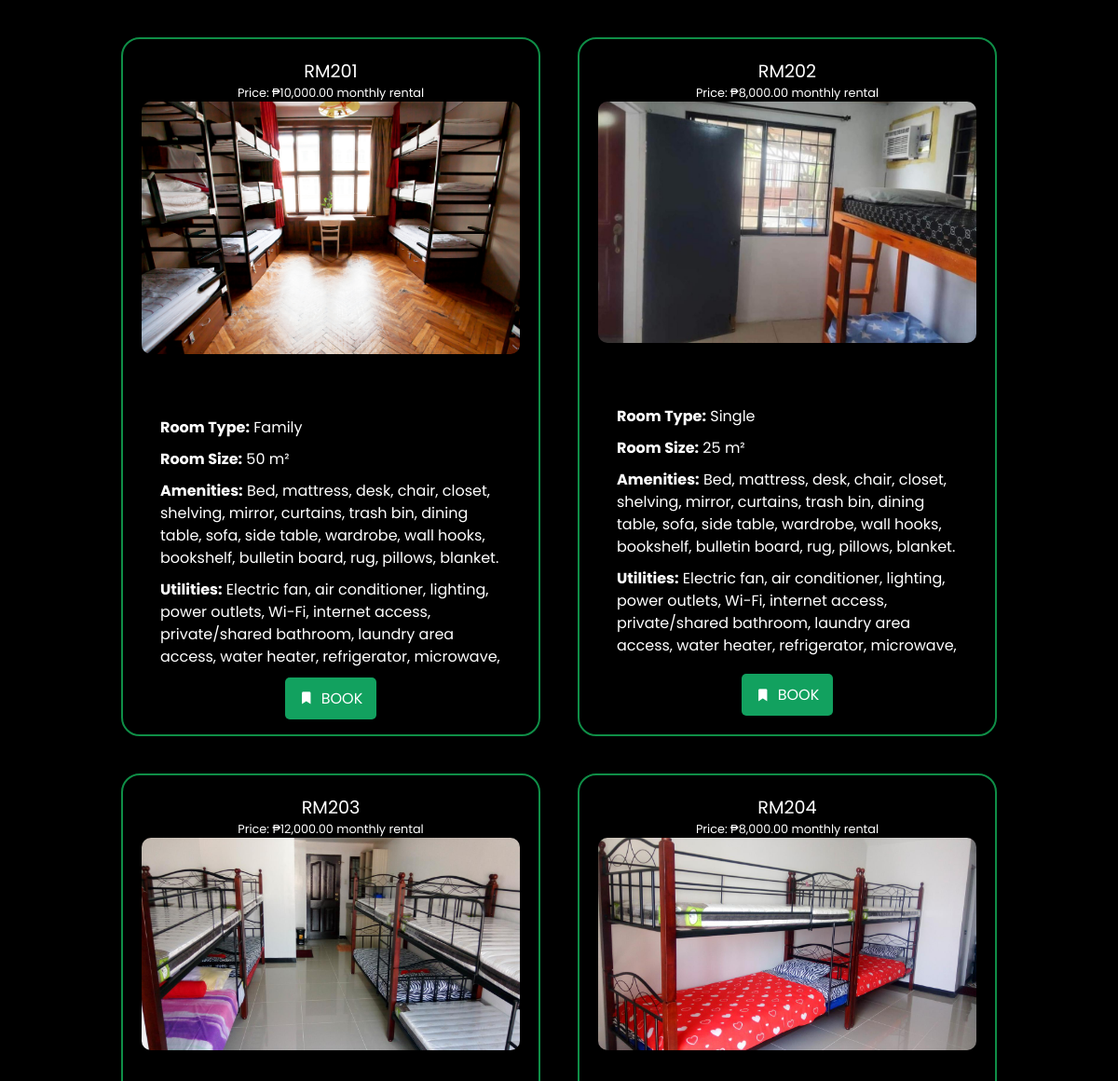
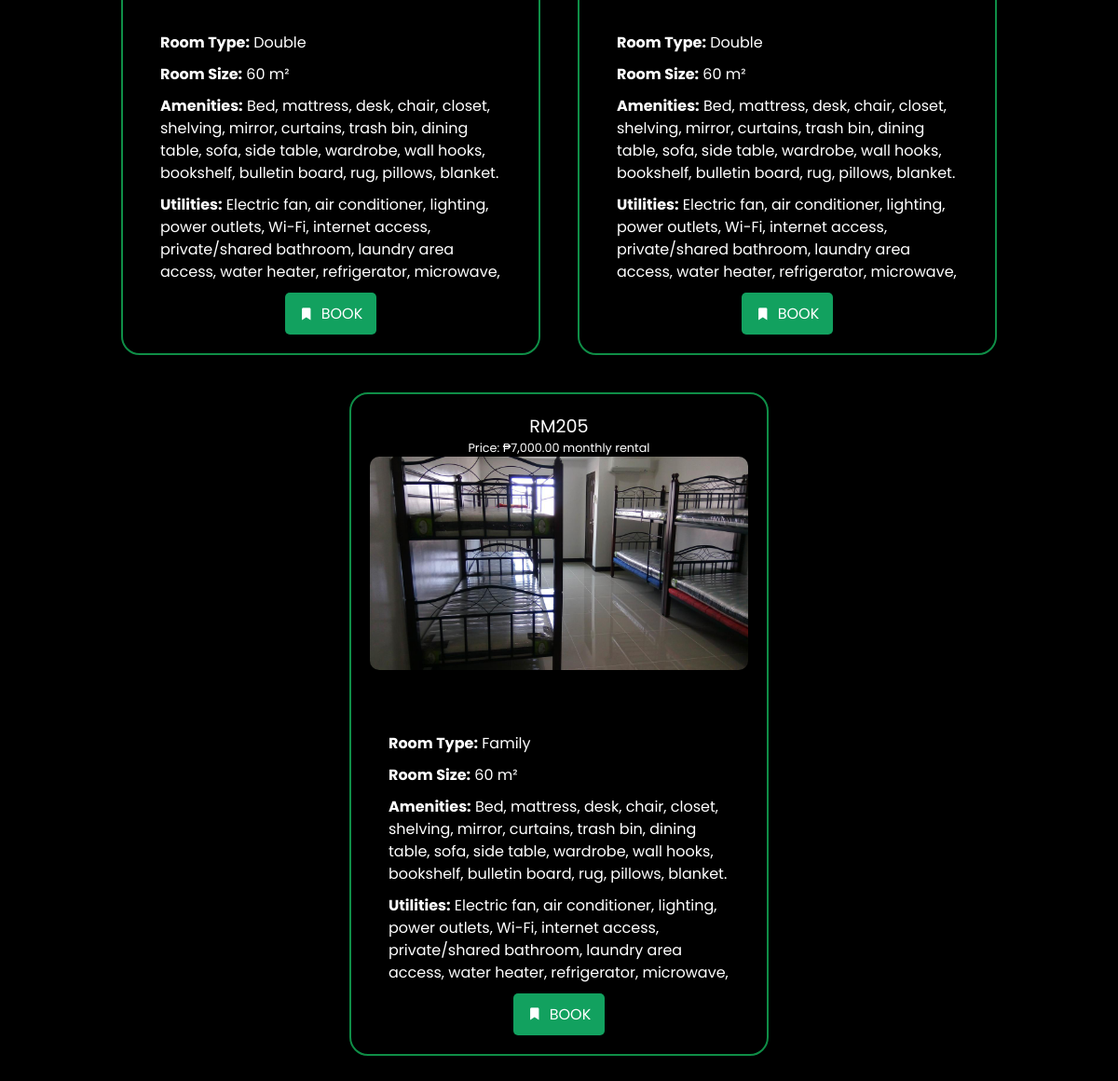
The page /ADVERTISEMENT/rooms.php on the database as committed earlier (2 pictures, top to bottom).
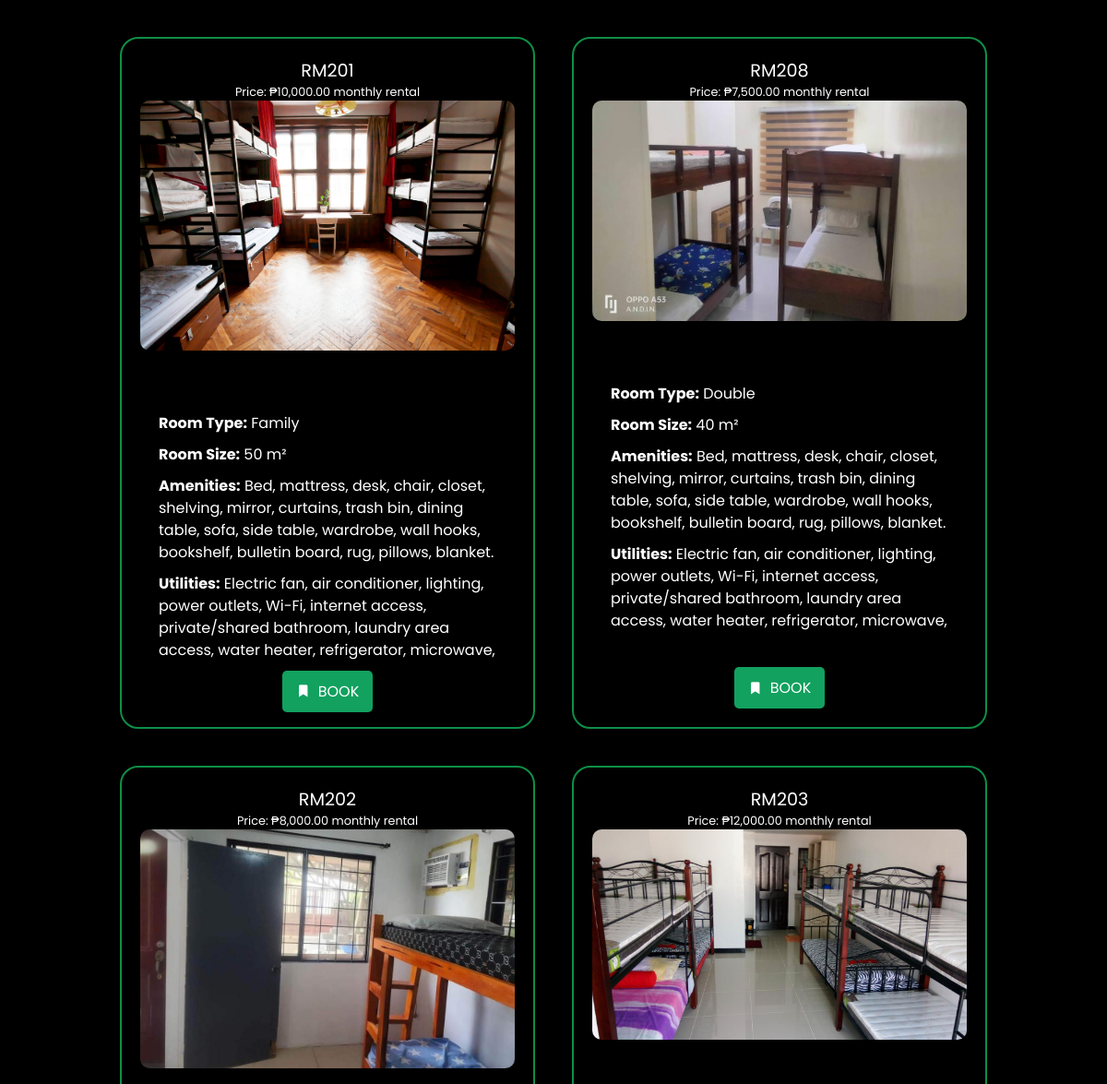
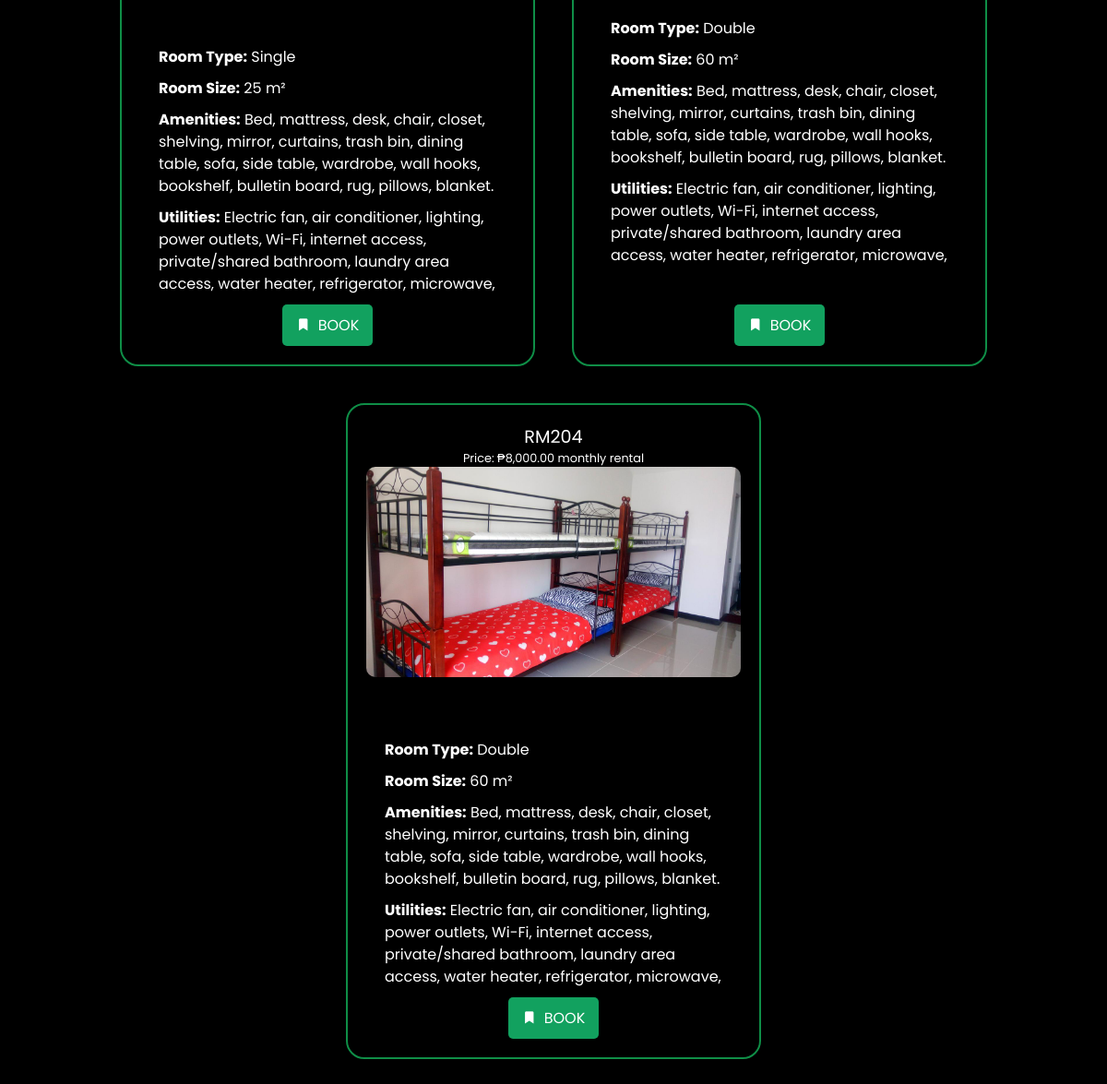
The same page on the database as committed later (2 pictures, top to bottom).
### tables this page shows
CREATE TABLE `room` (
  `room_id` int(20) NOT NULL,
  `room_image` varchar(200) NOT NULL,
  `room_number` varchar(20) NOT NULL,
  `room_type` varchar(20) NOT NULL,
  `room_size` int(100) NOT NULL,
  `room_aminities` text NOT NULL,
  `room_utilities` text NOT NULL,
  `rental_rates` decimal(50,2) NOT NULL,
  `room_payfre` varchar(50) NOT NULL DEFAULT 'Monthly',
  `room_deporate` decimal(50,2) NOT NULL,
  `room_status` varchar(50) NOT NULL
);

### ADVERTISEMENT/CLASESS/RoomFetcher.php (called while the page is built)
<?php
include_once '../DATABASE/dbConnector.php';
class RoomFetcher {
    public static function fetchRooms() {
        global $conn;
        $sql = "SELECT room_number, room_image, rental_rates FROM room WHERE room_status = 'available'";
        $result = $conn->query($sql);
        $rooms = [];
        if ($result->num_rows > 0) {
            while ($row = $result->fetch_assoc()) {
                $rooms[] = $row;
            }
        }
        return $rooms;
    }
    public static function fetchRoomDetails($roomNumber) {
        global $conn;
        $sql = "SELECT room_type, room_size, room_aminities, room_utilities, room_payfre, room_deporate FROM room WHERE room_number = ?";
        $stmt = $conn->prepare($sql);
        $stmt->bind_param("s", $roomNumber);
        $stmt->execute();
        $result = $stmt->get_result();
        if ($result->num_rows > 0) {
            return $result->fetch_assoc();
        }
        return [];
    }
}
?>

### ADVERTISEMENT/rooms.php (the view, shortened to what this page needs)
<?php
include_once '../DATABASE/dbConnector.php';
$isAdmin = false;
?>
<!DOCTYPE html>
<html lang="en">
<head>
    <link rel="stylesheet" href="style.css?v=1.0">
    <link href='https://unpkg.com/boxicons@2.1.4/css/boxicons.min.css' rel='stylesheet'>
</head>
<body>
    <section id="wrapper">
        <div id="room">
        <?php
        include_once 'CLASESS/RoomFetcher.php';
        $rooms = RoomFetcher::fetchRooms();
        foreach ($rooms as $room) {
            $roomDetails = RoomFetcher::fetchRoomDetails($room['room_number']);
            echo '<div class="each-room">';
            echo '<span class="room-number">' . htmlspecialchars($room['room_number']) . '</span>';
            echo '<span class="price">Price: ₱' . number_format($room['rental_rates'], 2) . ' monthly rental</span>';
            echo '<div class="room-image-wrapper">';
            echo '<img src="ADD/uploads/' . htmlspecialchars($room['room_image']) . '" alt="' . htmlspecialchars($room['room_number']) . '" class="room-image" loading="lazy">';
            echo '<div class="room-details">';
            echo '<p><strong>Room Type:</strong> ' . htmlspecialchars($roomDetails['room_type']) . '</p>';
            echo '<p><strong>Room Size:</strong> ' . htmlspecialchars($roomDetails['room_size']) . ' m²</p>';
            echo '<p><strong>Amenities:</strong> ' . htmlspecialchars($roomDetails['room_aminities']) . '</p>';
            echo '<p><strong>Utilities:</strong> ' . htmlspecialchars($roomDetails['room_utilities']) . '</p>';
            echo '</div>';
            echo '</div>';
            echo '<div class="btn">';
            if (!$isAdmin) {
                echo '<a href="register-form.php?room_number=' . urlencode($room['room_number']) . '"> <i class="bx bxs-bookmark-star"></i>BOOK</a>';
            }
            echo '</div>';
            echo '</div>';
        }
        ?>
        </div>
    </section>
</body>
</html>

### ADVERTISEMENT/style.css (style rules this page uses)
html { scroll-behavior: smooth; height: 100%; margin: 0; background-color: black; }
body { height: 100%; margin: 0; font-family: "Poppins", sans-serif; font-optical-sizing: auto; overflow: hidden; color: white; }
* { margin: 0; padding: 0; box-sizing: border-box; }
#wrapper { width: 100vw; max-width: 1920px; min-width: 370px; margin: auto; height: 100vh; background-color: black; overflow: auto; }
#room { display: flex; flex-wrap: wrap; justify-content: center; padding: 20px; max-height: calc(100vh - 100px); overflow-y: auto; }
.each-room { position: relative; display: flex; flex-direction: column; align-items: center; margin: 20px; border: solid 2px #0f8e47; width: 450px; padding: 20px; border-radius: 20px; max-height: 750px; justify-content: space-between; box-sizing: border-box; overflow: hidden; }
.each-room img { width: 100%; height: auto; border-radius: 10px; margin-bottom: 20px; transition: transform 0.3s ease; }
.room-image-wrapper { width: 100%; height: 100%; }
.room-details { padding: 20px; color: white; text-align: left; box-sizing: border-box; margin-top: 10px; max-height: 300px; overflow-y: auto; word-wrap: break-word; overflow-wrap: break-word; white-space: normal; }
.room-details p { margin: 10px 0; color: white; font-size: 1rem; line-height: 1.5; }
.price { color: rgb(204, 51, 51); margin: 0; color: white; font-size: 0.8rem; }
.room-number { font-size: 1.2rem; color: white; }
.each-room span { display: block; }
.btn { padding-top: 10px; display: flex; gap: 10px; }
.btn a { padding: 10px 15px; border-radius: 5px; background-color: #12a15f; color: white; text-decoration: none; transition: background-color 0.3s; display: flex; align-items: center; justify-content: center; }
.btn i { margin-right: 8px; }

Rows that differ between the two databases and show on the page:
no longer on this page (row edited): room: room_number "RM205", rental_rates "7,000.00", room_image (picture), room_type "Family", room_size "60", room_aminities "Bed, mattress, desk, chair, closet, shelving, mirror, curtains, trash bin, dining table, sofa, side table, wardrobe, wall hooks, bookshelf, bulletin board, rug, pillows, blanket.", room_utilities "Electric fan, air conditioner, lighting, power outlets, Wi-Fi, internet access, private/shared bathroom, laundry area access, water heater, refrigerator, microwave,…"
now on this page (row edited): room: room_number "RM208", rental_rates "7,500.00", room_image (picture), room_type "Double", room_size "40", room_aminities "Bed, mattress, desk, chair, closet, shelving, mirror, curtains, trash bin, dining table, sofa, side table, wardrobe, wall hooks, bookshelf, bulletin board, rug, pillows, blanket.", room_utilities "Electric fan, air conditioner, lighting, power outlets, Wi-Fi, internet access, private/shared bathroom, laundry area access, water heater, refrigerator, microwave,…"
